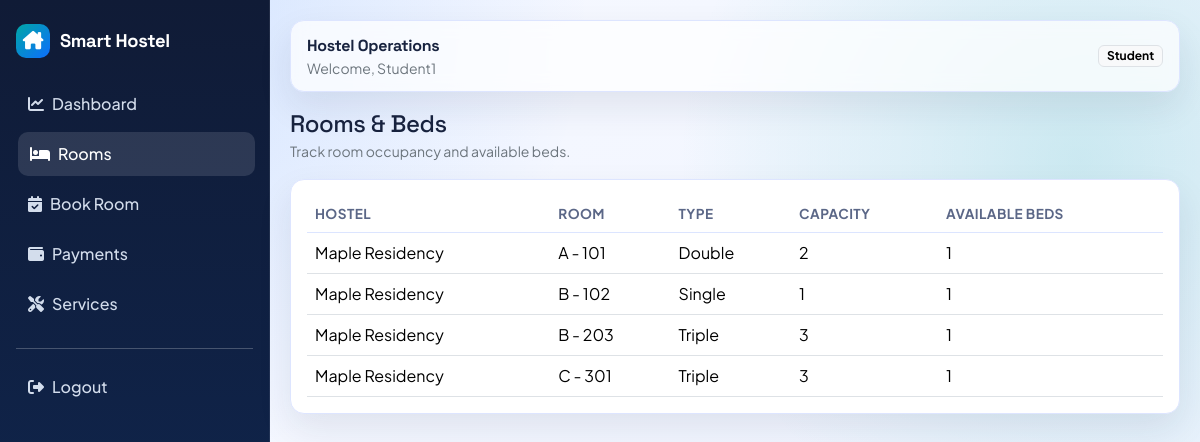
/rooms (signed in), run on the app's committed database.
### accounts/models.py (models this page shows, shortened)
class User(AbstractUser):
	ROLE_ADMIN = "admin"
	ROLE_STUDENT = "student"
	ROLE_CHOICES = [
		(ROLE_ADMIN, "Admin"),
		(ROLE_STUDENT, "Student"),
	]
	role = models.CharField(max_length=20, choices=ROLE_CHOICES, default=ROLE_STUDENT)

### hostel/models.py (models this page shows, shortened)
class Room(models.Model):
	TYPE_SINGLE = "single"
	TYPE_DOUBLE = "double"
	TYPE_TRIPLE = "triple"
	TYPE_DORM = "dorm"
	ROOM_TYPE_CHOICES = [
		(TYPE_SINGLE, "Single"),
		(TYPE_DOUBLE, "Double"),
		(TYPE_TRIPLE, "Triple"),
		(TYPE_DORM, "Dorm"),
	]
	hostel = models.ForeignKey(Hostel, on_delete=models.CASCADE, related_name="rooms")
	room_number = models.CharField(max_length=30)
	room_type = models.CharField(max_length=20, choices=ROOM_TYPE_CHOICES)
	capacity = models.PositiveIntegerField()
	available_beds = models.IntegerField(default=0)
	class Meta:
		ordering = ["room_number"]
		unique_together = ("hostel", "room_number")

class Hostel(models.Model):
	name = models.CharField(max_length=120)
	location = models.CharField(max_length=255)
	created_at = models.DateTimeField(auto_now_add=True)
	class Meta:
		ordering = ["name"]

### hostel/views.py (the view)
# urls.py: path("rooms", room_list_view, name="rooms"),
@login_required
def room_list_view(request):
	rooms = Room.objects.select_related("hostel")
	return render(request, "hostel/rooms.html", {"rooms": rooms})

### templates/hostel/rooms.html (shortened to what this page needs)
{% extends "base.html" %}
{% block content %}
<div class="d-flex justify-content-between align-items-center mb-3">
    <div>
        <h4 class="mb-0">Rooms & Beds</h4>
        <small class="text-secondary">Track room occupancy and available beds.</small>
    </div>
</div>
<div class="card card-soft">
    <div class="card-body">
        <div class="table-responsive">
            <table class="table align-middle mb-0">
                <thead>
                <tr>
                    <th>Hostel</th>
                    <th>Room</th>
                    <th>Type</th>
                    <th>Capacity</th>
                    <th>Available Beds</th>
                </tr>
                </thead>
                <tbody>
                {% for room in rooms %}
                <tr>
                    <td>{{ room.hostel.name }}</td>
                    <td>{{ room.room_number }}</td>
                    <td>{{ room.get_room_type_display }}</td>
                    <td>{{ room.capacity }}</td>
                    <td>{{ room.available_beds }}</td>
                </tr>
                {% empty %}
                <tr><td colspan="5" class="text-center text-secondary py-4">No rooms found.</td></tr>
                {% endfor %}
                </tbody>
            </table>
        </div>
    </div>
</div>
{% endblock %}

### templates/base.html (shortened to what this page needs)
{% load static %}
<!doctype html>
<html lang="en">
<head>
    <link href="https://cdn.jsdelivr.net/npm/bootstrap@5.3.3/dist/css/bootstrap.min.css" rel="stylesheet">
    <link href="https://cdnjs.cloudflare.com/ajax/libs/font-awesome/6.5.2/css/all.min.css" rel="stylesheet">
    <link href="{% static 'css/app.css' %}" rel="stylesheet">
</head>
<body>
{% if user.is_authenticated %}
<div class="shell">
    <aside class="sidebar">
        <a class="brand" href="{% url 'accounts:dashboard' %}">
            <span class="brand-badge"><i class="fa-solid fa-house-chimney"></i></span>
            <span class="brand-font">Smart Hostel</span>
        </a>
        <nav class="nav flex-column">
            <a class="nav-link" href="{% url 'accounts:dashboard' %}"><i class="fa-solid fa-chart-line me-2"></i>Dashboard</a>
            <a class="nav-link" href="{% url 'hostel:rooms' %}"><i class="fa-solid fa-bed me-2"></i>Rooms</a>
            {% if user.is_authenticated and user.role == "student" %}
            <a class="nav-link" href="{% url 'bookings:book_room' %}"><i class="fa-solid fa-calendar-check me-2"></i>Book Room</a>
            {% endif %}
            <a class="nav-link" href="{% url 'payments:list' %}"><i class="fa-solid fa-wallet me-2"></i>Payments</a>
            <a class="nav-link" href="{% url 'services:list' %}"><i class="fa-solid fa-screwdriver-wrench me-2"></i>Services</a>
        </nav>
        <hr class="border-light-subtle my-3">
        <a class="nav-link" href="{% url 'accounts:logout' %}"><i class="fa-solid fa-right-from-bracket me-2"></i>Logout</a>
    </aside>
    <main class="main">
        <div class="topbar">
            <div>
                <strong class="brand-font">Hostel Operations</strong>
                <div class="small text-secondary">Welcome, {{ request.user.first_name|default:request.user.username }}</div>
            </div>
            <span class="badge text-bg-light border">{{ request.user.get_role_display }}</span>
        </div>
        {% block content %}{% endblock %}
    </main>
</div>
{% else %}
<div class="auth-wrap">
    {% block auth_content %}{% endblock %}
</div>
{% endif %}
</body>
</html>

### static/css/app.css (style rules this page uses)
:root { --bg-1: #f7f9ff; --bg-2: #eef3ff; --surface: #ffffff; --ink-1: #18233f; --ink-2: #5b6787; --brand: #0d6efd; --brand-2: #00a6a6; --accent: #ff8a00; --line: #dde5ff; --shadow: 0 15px 35px rgba(24, 35, 63, 0.09); }
* { box-sizing: border-box; }
body { margin: 0; font-family: "Plus Jakarta Sans", sans-serif; color: var(--ink-1); background: radial-gradient(circle at 10% 0%, rgba(13, 110, 253, 0.16), transparent 35%), radial-gradient(circle at 90% 20%, rgba(0, 166, 166, 0.16), transparent 32%), linear-gradient(140deg, var(--bg-1), var(--bg-2)); min-height: 100vh; }
h1, h2, h3, h4, h5, h6, .brand-font { font-family: "Space Grotesk", sans-serif; letter-spacing: -0.02em; }
.shell { display: grid; grid-template-columns: 270px 1fr; min-height: 100vh; }
.sidebar { background: linear-gradient(180deg, #101b36, #0f2956); color: #f7fbff; padding: 24px 16px; position: sticky; top: 0; height: 100vh; border-right: 1px solid rgba(255, 255, 255, 0.08); }
.brand { display: flex; align-items: center; gap: 10px; font-weight: 700; font-size: 1.15rem; margin-bottom: 24px; color: #fff; text-decoration: none; }
.brand-badge { width: 34px; height: 34px; border-radius: 10px; display: grid; place-items: center; background: linear-gradient(135deg, #00a6a6, #0d6efd); }
.sidebar .nav-link { color: rgba(233, 242, 255, 0.9); border-radius: 10px; padding: 10px 12px; margin-bottom: 6px; font-weight: 500; transition: 0.2s ease; }
.sidebar .nav-link:hover, .sidebar .nav-link.active { background: rgba(255, 255, 255, 0.12); color: #fff; transform: translateX(2px); }
.main { padding: 20px; animation: fadeUp 0.45s ease; }
.topbar { background: rgba(255, 255, 255, 0.72); backdrop-filter: blur(8px); border: 1px solid var(--line); border-radius: 14px; padding: 12px 16px; display: flex; align-items: center; justify-content: space-between; box-shadow: var(--shadow); margin-bottom: 18px; }
.card-soft { border: 1px solid var(--line); border-radius: 14px; background: var(--surface); box-shadow: var(--shadow); }
.table thead th { border-bottom: 1px solid #dce5ff; color: var(--ink-2); font-size: 0.85rem; text-transform: uppercase; letter-spacing: 0.03em; }

### data on the page
User: user.first_name "Student1", user.role "Student"
Room: hostel.name "Maple Residency", room_number "A - 101", room_type "Double", capacity "2", available_beds "1"
Room: hostel.name "Maple Residency", room_number "B - 102", room_type "Single", capacity "1", available_beds "1"
Room: hostel.name "Maple Residency", room_number "B - 203", room_type "Triple", capacity "3", available_beds "1"
Room: hostel.name "Maple Residency", room_number "C - 301", room_type "Triple", capacity "3", available_beds "1"
